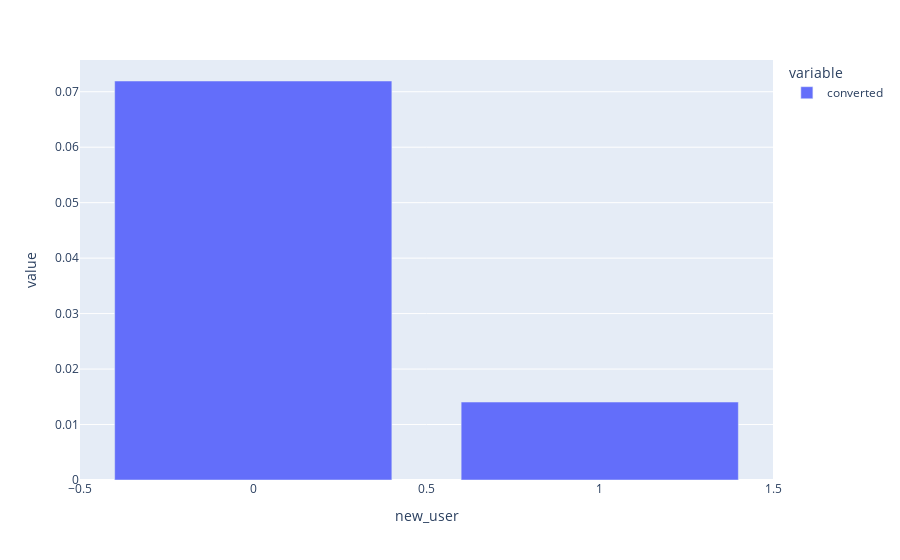

Notebook code for this chart:
### Code cell
new_user = data.groupby("new_user")["converted"].mean()
px.bar(new_user)

### Figure 1 — Plotly figure (JSON) as saved in the notebook; plotly's stock layout.template omitted (floating-point values rounded to 4 significant figures)
{"data": [{"alignmentgroup": "True", "hovertemplate": "variable=converted<br>new_user=%{x}<br>value=%{y}<extra></extra>", "legendgroup": "converted", "marker": {"color": "#636efa", "pattern": {"shape": ""}}, "name": "converted", "offsetgroup": "converted", "orientation": "v", "showlegend": true, "textposition": "auto", "type": "bar", "x": [0, 1], "xaxis": "x", "y": [0.07193, 0.01405], "yaxis": "y"}], "layout": {"barmode": "relative", "legend": {"title": {"text": "variable"}, "tracegroupgap": 0}, "margin": {"t": 60}, "xaxis": {"anchor": "y", "domain": [0, 1], "title": {"text": "new_user"}}, "yaxis": {"anchor": "x", "domain": [0, 1], "title": {"text": "value"}}}}
